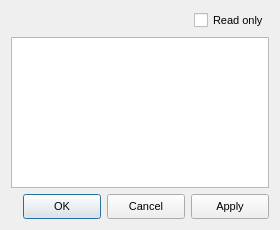
<?xml version="1.0" encoding="UTF-8"?>
<ui version="4.0">
 <class>DialogPETLS</class>
 <widget class="QDialog" name="DialogPETLS">
  <property name="windowModality">
   <enum>Qt::ApplicationModal</enum>
  </property>
  <property name="geometry">
   <rect>
    <x>0</x>
    <y>0</y>
    <width>280</width>
    <height>230</height>
   </rect>
  </property>
  <property name="minimumSize">
   <size>
    <width>280</width>
    <height>230</height>
   </size>
  </property>
  <property name="maximumSize">
   <size>
    <width>280</width>
    <height>230</height>
   </size>
  </property>
  <property name="font">
   <font>
    <pointsize>8</pointsize>
    <weight>50</weight>
    <bold>false</bold>
   </font>
  </property>
  <property name="windowTitle">
   <string>TLS</string>
  </property>
  <layout class="QVBoxLayout" name="verticalLayout">
   <item>
    <layout class="QHBoxLayout" name="horizontalLayout_3">
     <item>
      <spacer name="horizontalSpacer_2">
       <property name="orientation">
        <enum>Qt::Horizontal</enum>
       </property>
       <property name="sizeHint" stdset="0">
        <size>
         <width>40</width>
         <height>20</height>
        </size>
       </property>
      </spacer>
     </item>
     <item>
      <widget class="QCheckBoxX" name="checkBoxReadOnly">
       <property name="text">
        <string>Read only</string>
       </property>
       <property name="checked">
        <bool>false</bool>
       </property>
      </widget>
     </item>
    </layout>
   </item>
   <item>
    <widget class="QTableWidgetX" name="tableWidgetTLS">
     <property name="font">
      <font>
       <pointsize>8</pointsize>
       <weight>50</weight>
       <bold>false</bold>
      </font>
     </property>
     <property name="editTriggers">
      <set>QAbstractItemView::NoEditTriggers</set>
     </property>
     <property name="selectionMode">
      <enum>QAbstractItemView::SingleSelection</enum>
     </property>
     <property name="selectionBehavior">
      <enum>QAbstractItemView::SelectItems</enum>
     </property>
     <attribute name="horizontalHeaderVisible">
      <bool>false</bool>
     </attribute>
     <attribute name="verticalHeaderVisible">
      <bool>false</bool>
     </attribute>
    </widget>
   </item>
   <item>
    <layout class="QHBoxLayout" name="horizontalLayout">
     <item>
      <spacer name="horizontalSpacer_9">
       <property name="orientation">
        <enum>Qt::Horizontal</enum>
       </property>
       <property name="sizeHint" stdset="0">
        <size>
         <width>50</width>
         <height>20</height>
        </size>
       </property>
      </spacer>
     </item>
     <item>
      <widget class="QPushButtonX" name="pushButtonOK">
       <property name="minimumSize">
        <size>
         <width>78</width>
         <height>25</height>
        </size>
       </property>
       <property name="maximumSize">
        <size>
         <width>78</width>
         <height>25</height>
        </size>
       </property>
       <property name="text">
        <string>OK</string>
       </property>
      </widget>
     </item>
     <item>
      <widget class="QPushButtonX" name="pushButtonCancel">
       <property name="minimumSize">
        <size>
         <width>78</width>
         <height>25</height>
        </size>
       </property>
       <property name="maximumSize">
        <size>
         <width>78</width>
         <height>25</height>
        </size>
       </property>
       <property name="text">
        <string>Cancel</string>
       </property>
      </widget>
     </item>
     <item>
      <widget class="QPushButtonX" name="pushButtonApply">
       <property name="minimumSize">
        <size>
         <width>78</width>
         <height>25</height>
        </size>
       </property>
       <property name="maximumSize">
        <size>
         <width>78</width>
         <height>25</height>
        </size>
       </property>
       <property name="text">
        <string>Apply</string>
       </property>
      </widget>
     </item>
    </layout>
   </item>
  </layout>
 </widget>
 <customwidgets>
  <customwidget>
   <class>QPushButtonX</class>
   <extends>QPushButton</extends>
   <header>qpushbuttonx.h</header>
  </customwidget>
  <customwidget>
   <class>QCheckBoxX</class>
   <extends>QCheckBox</extends>
   <header>qcheckboxx.h</header>
  </customwidget>
  <customwidget>
   <class>QTableWidgetX</class>
   <extends>QTableWidget</extends>
   <header>qtablewidgetx.h</header>
  </customwidget>
 </customwidgets>
 <resources/>
 <connections/>
</ui>
